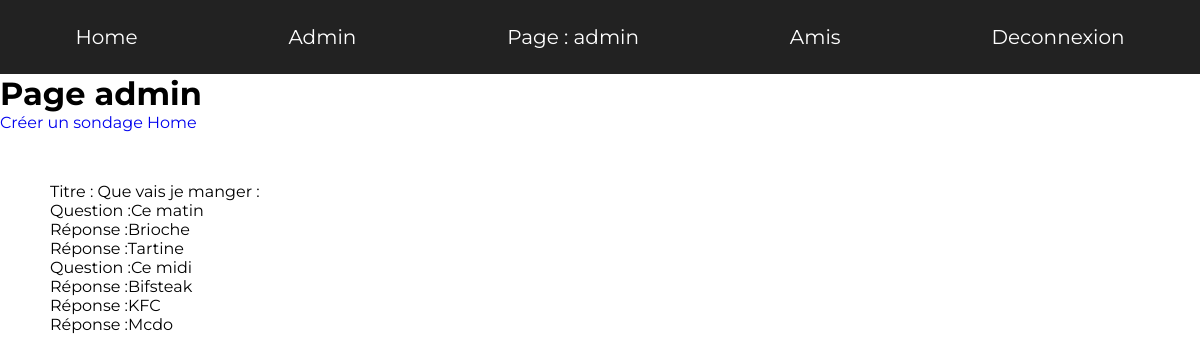
/?page=admin (signed in), run on the app's committed database.
### tables this page shows
CREATE TABLE `sondage` (
  `id` int(11) NOT NULL,
  `titre` varchar(255) NOT NULL,
  `date` timestamp NOT NULL DEFAULT CURRENT_TIMESTAMP
);

CREATE TABLE `sondage_questions` (
  `id` int(11) NOT NULL,
  `id_sondage` int(11) NOT NULL,
  `titre` varchar(255) NOT NULL
);

CREATE TABLE `sondage_reponses` (
  `id` int(11) NOT NULL,
  `id_question` int(11) NOT NULL,
  `reponse` text NOT NULL,
  `vote` int(11) NOT NULL
);

### App/Controller/AdminController.php (called while the page is built, shortened)
<?php
class AdminController
{
    public function __construct()
    {
        $this->model = new AdminModel();
    }
    public function render()
    {
        $sondages = $this->model->getSondages();
        $questions = $this->model->getQuestions();
        $reponses = $this->model->getReponses();
        require ROOT . "/App/view/admin/admin.php";
    }
}

### public/index.php (called while the page is built, shortened)
<?php
require ROOT . "/Autoloader.php";
require ROOT . "/router.php";
?>

### Autoloader.php (called while the page is built, shortened)
<?php
class Autoloader{
    public static function autoload($class){
        $class = str_replace("\\","/", $class);
    }
}
?>

### Core/Config/config.php (called while the page is built)
<?php
$dbConfig = [
    "host" => "localhost:3306",
    "dbname" => "ajax",
    "dbuser" => "root",
    "dbpass" => ""
];

### Core/Database.php (called while the page is built, shortened)
<?php
class Database{
    protected $pdo;
    public function __construct()
    {
        try {
            require "Config/config.php";
            $this->host = $dbConfig["host"];
            $this->dbname = $dbConfig["dbname"];
            $this->dbuser = $dbConfig["dbuser"];
            $this->dbpass = $dbConfig["dbpass"];
            $this->pdo = new \PDO("mysql:host=$this->host;dbname=$this->dbname", $this->dbuser, $this->dbpass);
        } catch (\PDOException $e) {
            return $e->getMessage();
        }
    }
    public function query($statement, $one = false)
    {
        $query = $this->pdo->query($statement);
        if($one){
            return $query->fetch(\PDO::FETCH_OBJ);
        } else {
            return $query->fetchAll(\PDO::FETCH_OBJ);
        }
    }
}

### App/Model/AdminModel.php (called while the page is built, shortened)
<?php
class AdminModel extends Database
{
    function getSondages()
    {
        $sondages = $this->query("SELECT * FROM sondage");
        return $sondages;
    }
    function getQuestions()
    {
        $questions = $this->query("SELECT * FROM sondage_questions");
        return $questions;
    }
    function getReponses()
    {
        $reponses = $this->query("SELECT * FROM sondage_reponses");
        return $reponses;
    }
}

### App/view/admin/admin.php (the view, shortened to what this page needs)
<!DOCTYPE html>
<html lang="en">
<head>
    <link href="../public/css/styleAdmin.css" rel="stylesheet">
    <link href="../public/css/styleNav.css" rel="stylesheet">
</head>
<body>
    <?php require ROOT . "/App/view/navbar.php";  ?>
    <h1>Page admin</h1>
    <a href="?page=admin-create">Créer un sondage</a>
    <a href="?page=home">Home</a>
    <br>
    <div class="container">
        <?php
        foreach ($sondages as $sondage) { ?>
            <div class="sondage">
                <p>Titre : <?php echo $sondage->titre; ?></p>
                <?php foreach ($questions as $question) {
                    if ($sondage->id == $question->id_sondage) { ?>
                        <p>Question :<?php echo $question->titre; ?></p>
                        <?php foreach ($reponses as $reponse) {
                            if ($question->id == $reponse->id_question) { ?>
                                <p>Réponse :<?php echo $reponse->reponse; ?></p>
                            <?php } ?>
                        <?php } ?>
                <?php }
                } ?>
            </div>
        <?php }
        ?>
    </div>
</body>
</html>

### router.php (shortened to what this page needs)
<?php
if (array_key_exists("page", $_GET)) {
    switch ($_GET["page"]) {
        case 'admin':
            $controller = new AdminController();
            $controller->render();
            break;
    }
} else {
    $controller = new HomeController();
    $controller->render();
}

### App/view/navbar.php (shortened to what this page needs)
<nav>
    <a href="?page=home">Home</a>
    <?php
    if ($_SESSION) { ?>
        <?php
        if ($_SESSION['email'] == "admin@admin.com") { ?>
            <a href="?page=admin">Admin</a>
        <?php }
        ?>
        <a href="?page=profil">Page : <?php echo ($_SESSION['pseudo']) ?></a>
        <a href="?page=amis">Amis</a>
        <a href="?page=deconnexion">Deconnexion</a>
    <?php }
    ?>
</nav>

### public/css/styleAdmin.css (style rules this page uses)
* { padding: 0; margin: 0; }
.container { display: flex; }
.sondage { display: block; padding: 50px; }

### public/css/styleNav.css (style rules this page uses)
* { margin:0; padding: 0; font-family: 'Montserrat'; }
nav { display: flex; justify-content: space-around; background-color: rgb(34, 34, 34); font-size: 20px; }
a:link { text-decoration: none; }
nav>a { color: white; padding: 25px 20px; }

### data on the page
sondage: titre "Que vais je manger :"
sondage_questions: titre "Ce matin"
sondage_reponses: reponse "Brioche"
sondage_reponses: reponse "Tartine"
sondage_questions: titre "Ce midi"
sondage_reponses: reponse "Bifsteak"
sondage_reponses: reponse "KFC"
sondage_reponses: reponse "Mcdo"

### other printed values
$_SESSION['pseudo'] "admin"
